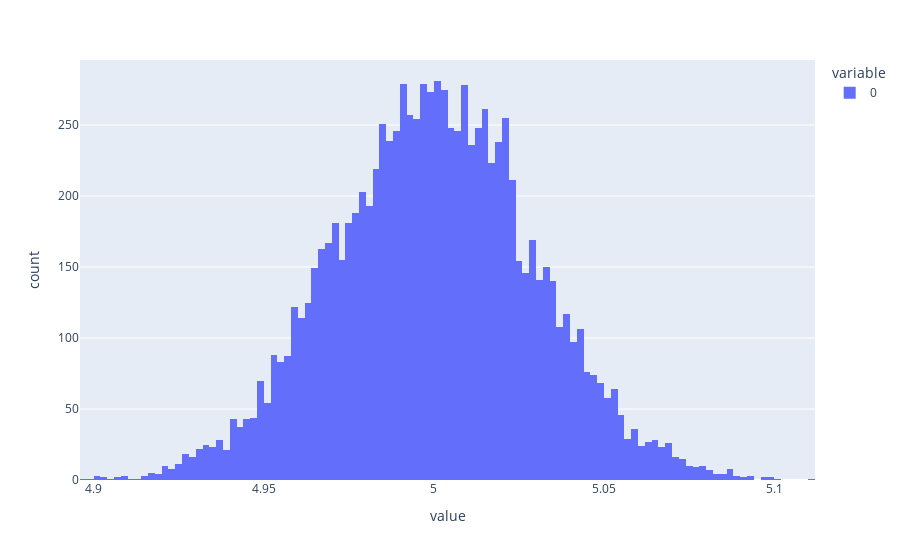

Source (notebook cell):
### Code cell
px.histogram(mean_values)

### Figure 1 — Plotly figure (JSON) as saved in the notebook; plotly's stock layout.template omitted (floating-point values rounded to 4 significant figures; data arrays with more than 128 entries replaced by an {"elided": "..."} marker saying what was removed)
{"data": [{"alignmentgroup": "True", "bingroup": "x", "hovertemplate": "variable=0<br>value=%{x}<br>count=%{y}<extra></extra>", "legendgroup": "0", "marker": {"color": "#636efa", "pattern": {"shape": ""}}, "name": "0", "offsetgroup": "0", "orientation": "v", "showlegend": true, "type": "histogram", "x": {"elided": "10000 float values"}, "xaxis": "x", "yaxis": "y"}], "layout": {"barmode": "relative", "legend": {"title": {"text": "variable"}, "tracegroupgap": 0}, "margin": {"t": 60}, "xaxis": {"anchor": "y", "domain": [0, 1], "title": {"text": "value"}}, "yaxis": {"anchor": "x", "domain": [0, 1], "title": {"text": "count"}}}}
